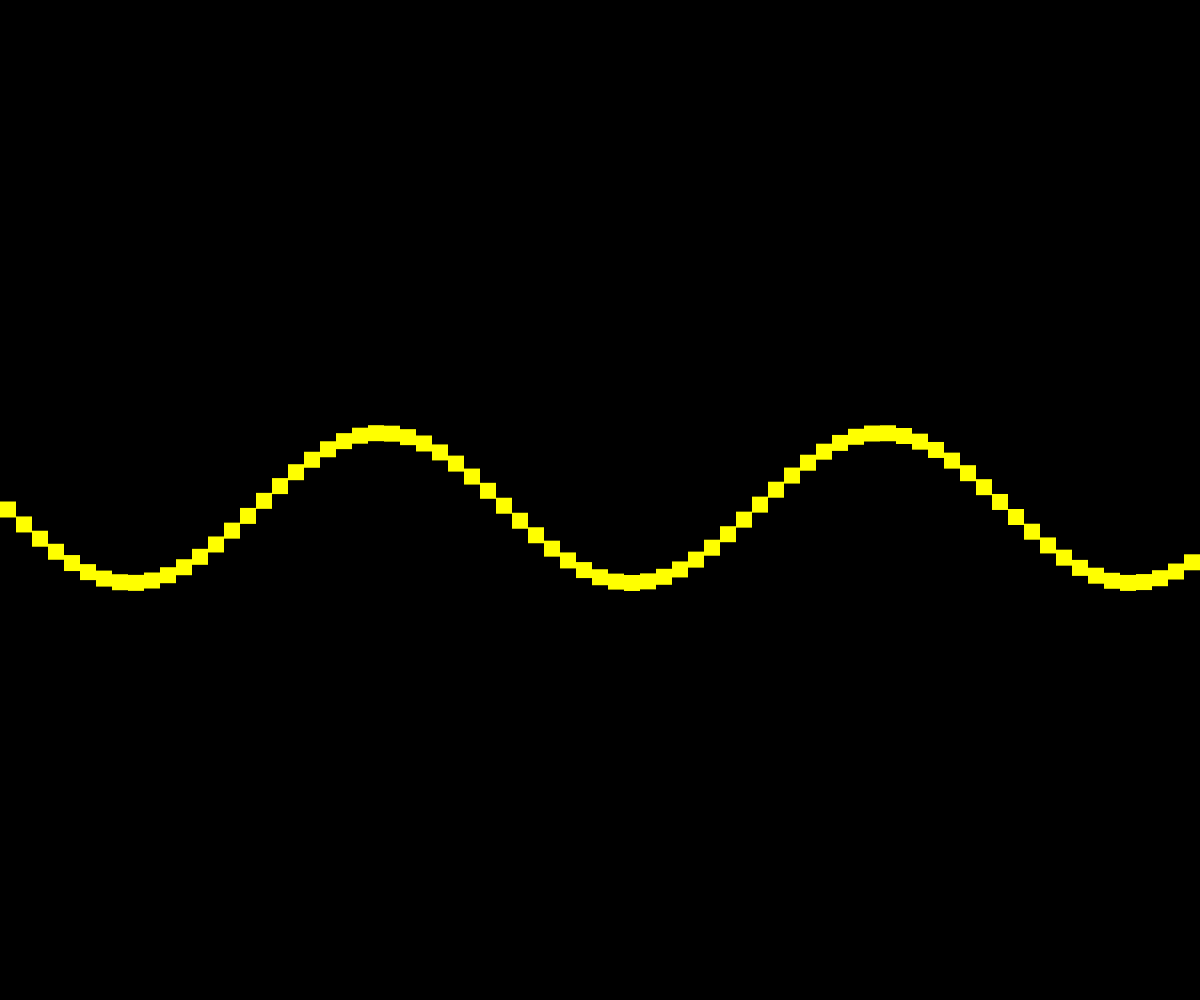
Frame 1 (no input)
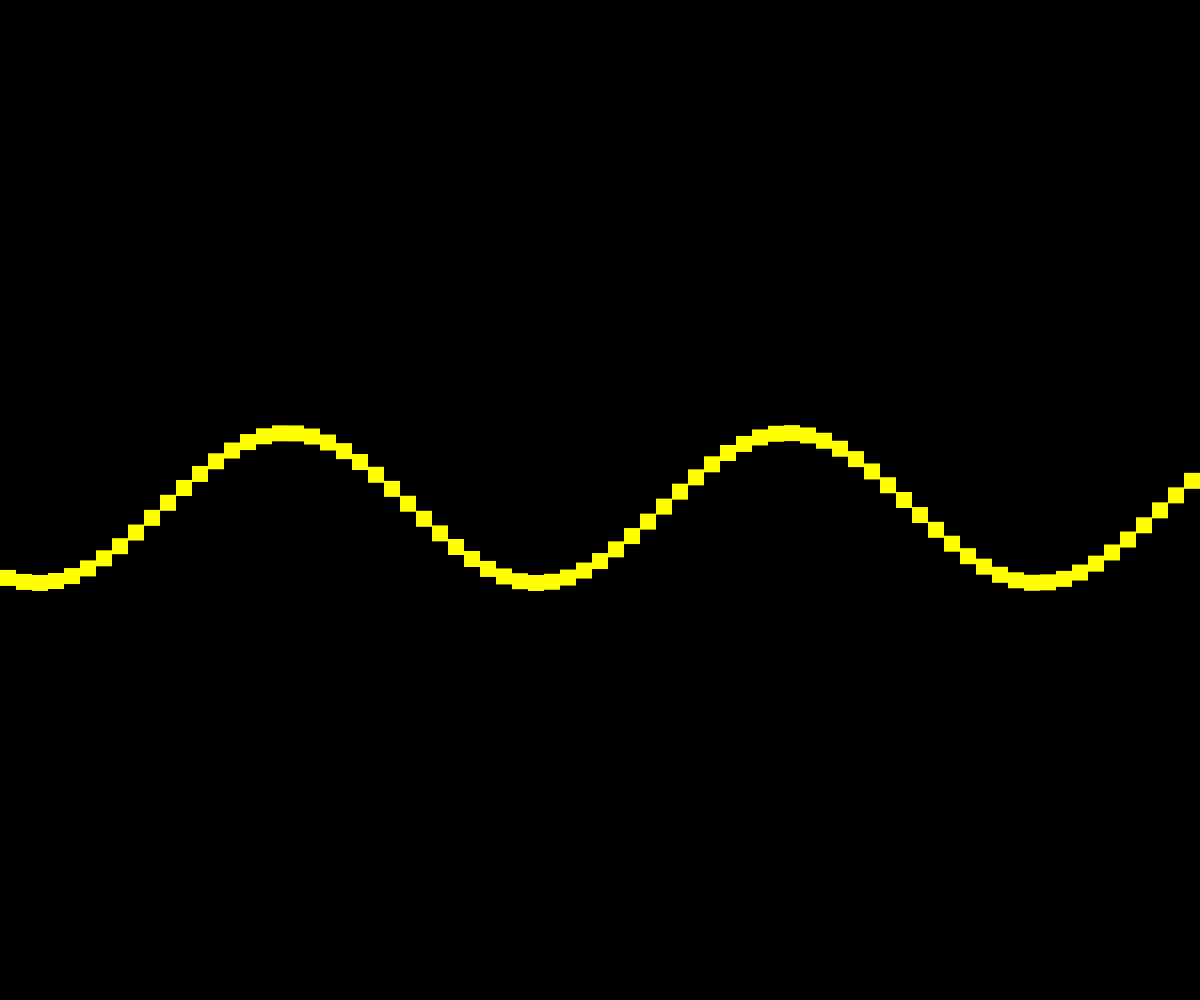
Frame 60 (no input)
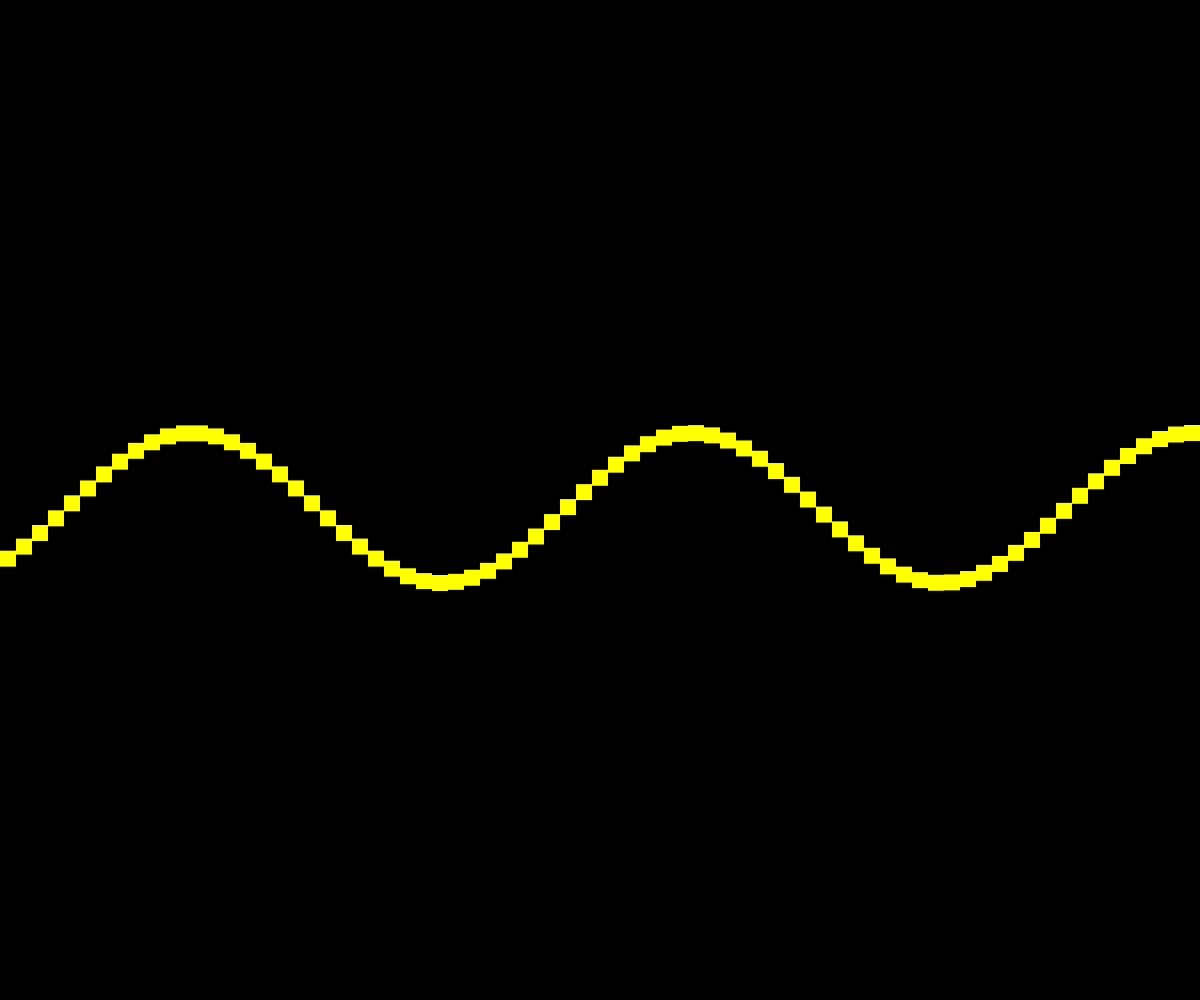
Frame 120 (the mouse pressed at the canvas centre since frame 60)

The p5.js sketch that drew these frames (run headless with seeded random() and noise() and a simulated clock; from frame 60 on, the mouse is pressed at the canvas centre):

// p5.js sketch
// ── sketch.js
let xspacing = 16; // Distance between each horizontal location
let w; // Width of entire wave
let theta = 0.0; // Start angle at 0
let amplitude = 75.0; // Height of wave
let period = 500.0; // How many pixels before the wave repeats
let dx; // Value for incrementing X, a function of period and xspacing
let yvalues; // Using an array to store height values for the wave

function setup() {
  createCanvas(windowWidth, windowHeight);
  w = width + 16;
  dx = (TWO_PI / period) * xspacing;
  yvalues = new Array(floor(w / xspacing));
  frameRate(30);
}

function draw() {
  background('#000000');
  calcWave();
  renderWave();
}

function calcWave() {
  theta += 0.02;
  let x = theta;
  for (let i = 0; i < yvalues.length; i++) {
    yvalues[i] = sin(x) * amplitude;
    x += dx;
  }
}

function renderWave() {
  noStroke();
  fill('#ffff00'); // Wave color
  for (let x = 0; x < yvalues.length; x++) {
    rect(x * xspacing, height / 2 + yvalues[x], 16, 16);
  }
}
